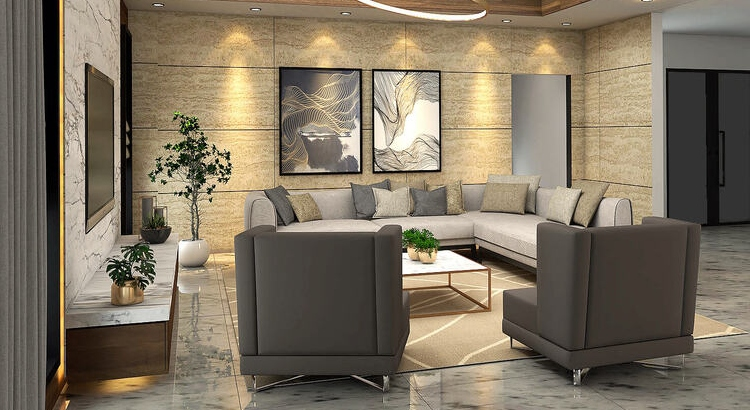
#> input picture data/interiers/inter_2.jpg, 750 x 410 px, found by its file name
$ python main.py
#> lines starting #> are read from the running program, lines starting #| are printed output that depends on the picture; long printed decimals are rounded
### app/utils/primary_color_extractor.py
import cv2
import numpy as np
import matplotlib.pyplot as plt


def extract_colors(image_name, num_colors, image_path='data/interiors/'):
    # Load the image
#> called with image_name = 'inter_2.jpg', num_colors = 4, image_path = 'data/interiors/'
    image = cv2.imread(image_path + image_name)
#> image is the input picture: shape (410, 750, 3); mean B, G, R 98.1, 116.3, 127.6
    # Convert the image to the LAB color space
    image = cv2.cvtColor(image, cv2.COLOR_BGR2LAB)
#> image: shape (410, 750, 3); mean of channels 0, 1, 2 123.9, 129.4, 139.3
    # Reshape the image to be a list of pixels
    pixels = image.reshape(-1, 3)
    # Convert the pixels to floating point values
    pixels = np.float32(pixels)
    # Apply K-Means clustering to identify the dominant colors
    criteria = (cv2.TERM_CRITERIA_EPS + cv2.TERM_CRITERIA_MAX_ITER, 200, .1)
    flags = cv2.KMEANS_RANDOM_CENTERS
    _, labels, palette = cv2.kmeans(pixels, num_colors, None, criteria, 10, flags)
#> palette = [[106.7, 129.4, 137.6], [202.5, 129.5, 146.4], [49.95, 129.1, 132.5], [156.8, 129.7, 142.8]]
    # Convert the palette values back to 8-bit integers
    palette = np.uint8(palette)
#> palette = [[106, 129, 137], [202, 129, 146], [49, 129, 132], [156, 129, 142]]
    # Convert the palette values back to the BGR color space
    bgr_palette = []
    for color in palette:
        lab_image = np.uint8([[color]])
        bgr_image = cv2.cvtColor(lab_image, cv2.COLOR_LAB2BGR)
        bgr_palette.append(bgr_image[0][0])
#> this loop made 4 passes
#> (lab_image, bgr_image) on passes 1 to 4: ([[106, 129, 137]], [[83, 97, 106]]), ([[202, 129, 146]], [[163, 194, 211]]), ([[49, 129, 132]], [[41, 46, 50]]), ([[156, 129, 142]], [[123, 146, 159]])
#> after the loop, bgr_palette = [[83, 97, 106], [163, 194, 211], [41, 46, 50], [123, 146, 159]]
    bgr_palette = np.array(bgr_palette)
    # Calculate the percentage of each color
    color_counts = np.unique(labels, return_counts=True)[1]
#> color_counts = [81681, 64633, 84170, 77016]
    color_percentages = (color_counts / pixels.shape[0]) * 100
#> color_percentages = [26.56, 21.02, 27.37, 25.05]
    return bgr_palette, color_percentages


def create_pie_chart(colors, percentages, filename):
    fig, ax = plt.subplots()
    ax.pie(percentages, colors=colors / 255.0)
    plt.savefig(filename)


# [2 lines that do not run on import are left out]

### app/main.py
import sys
from utils.primary_color_extractor import create_pie_chart, extract_colors


if __name__ == "__main__":
    sys.path.append("/home/mjilikbaev/pet_projects/interior_color_analyzer/app")
    colors, percentages = extract_colors('inter_2.jpg', 4)
#> colors has the same summary as bgr_palette in extract_colors; percentages = [26.56, 21.02, 27.37, 25.05]
    print(colors)
#| [[ 83  97 106]
#|  [163 194 211]
#|  [ 41  46  50]
#|  [123 146 159]]
    print(percentages)
#| [26.563 21.019 27.372 25.046]
    create_pie_chart(colors, percentages, 'test_colors2.png')
#> in create_pie_chart, `plt.savefig(filename)`:
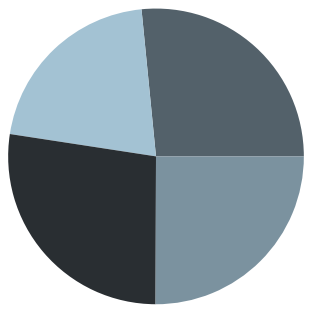
#> figure drawn by matplotlib, 1 panel

$ run again, with data/interiers/inter_3.jpg copied over data/interiers/inter_2.jpg
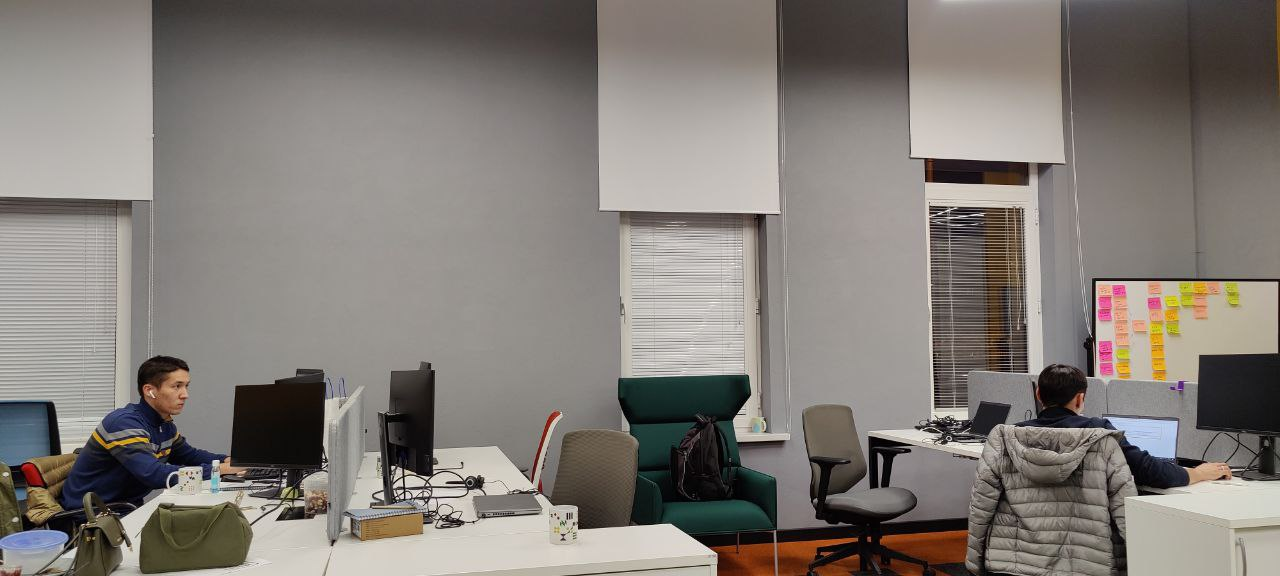
#> input picture data/interiers/inter_3.jpg, 1280 x 576 px, found by its file name
#> in extract_colors, image is the input picture: shape (576, 1280, 3); mean B, G, R 118.9, 124.3, 129.9
#> image: shape (576, 1280, 3); mean of channels 0, 1, 2 131.9, 129.4, 131.7
#> in extract_colors, `_, labels, palette = cv2.kmeans(pixels, num_colors, None, criteria, 10..`: palette = [[80.42, 130.7, 133.6], [195.1, 128.5, 133.1], [146.5, 128.9, 131.2], [21.79, 129.3, 128.3]]
#> in extract_colors, `palette = np.uint8(palette)`: palette = [[80, 130, 133], [195, 128, 133], [146, 128, 131], [21, 129, 128]]
#> the loop in extract_colors, `for color in palette:` made 4 passes
#> (lab_image, bgr_image) on passes 1 to 4: ([[80, 130, 133]], [[66, 72, 80]]), ([[195, 128, 133]], [[179, 188, 193]]), ([[146, 128, 131]], [[132, 137, 140]]), ([[21, 129, 128]], [[24, 23, 25]])
#> after the loop in extract_colors, `for color in palette:`: bgr_palette = [[66, 72, 80], [179, 188, 193], [132, 137, 140], [24, 23, 25]]
#> color_counts = [144382, 160855, 359733, 72310]
#> color_percentages = [19.58, 21.82, 48.79, 9.81]
#> colors has the same summary as bgr_palette in extract_colors
#| [[ 66  72  80]
#|  [179 188 193]
#|  [132 137 140]
#|  [ 24  23  25]]
#| [19.583 21.817 48.792  9.808]
#> in create_pie_chart, `plt.savefig(filename)`:
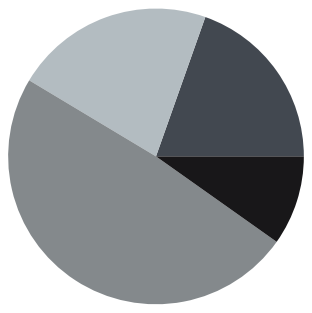
#> figure drawn by matplotlib, 1 panel

$ run again, with data/interiers/inter_5.jpg copied over data/interiers/inter_2.jpg
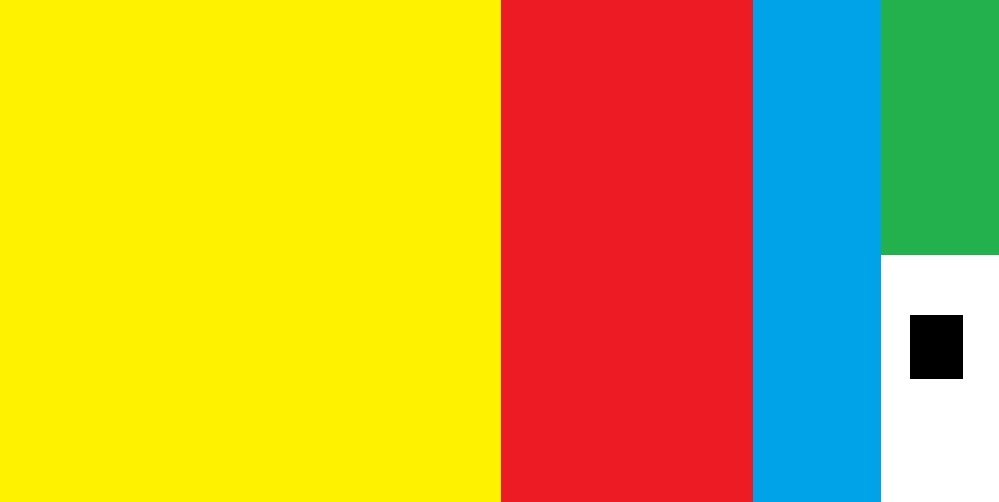
#> input picture data/interiers/inter_5.jpg, 999 x 502 px, found by its file name
#> in extract_colors, image is the input picture: shape (502, 999, 3); mean B, G, R 56.5, 172.8, 202.3
#> image: shape (502, 999, 3); mean of channels 0, 1, 2 195.8, 133.7, 183.7
#> in extract_colors, `_, labels, palette = cv2.kmeans(pixels, num_colors, None, criteria, 10..`: palette = [[125.3, 199.6, 177.6], [239.6, 112.1, 219.9], [254.8, 127.6, 128], [161.6, 102.4, 111.2]]
#> in extract_colors, `palette = np.uint8(palette)`: palette = [[125, 199, 177], [239, 112, 219], [254, 127, 127], [161, 102, 111]]
#> the loop in extract_colors, `for color in palette:` made 4 passes
#> (lab_image, bgr_image) on passes 1 to 4: ([[125, 199, 177]], [[37, 29, 228]]), ([[239, 112, 219]], [[13, 242, 253]]), ([[254, 127, 127]], [[255, 255, 251]]), ([[161, 102, 111]], [[182, 167, 55]])
#> after the loop in extract_colors, `for color in palette:`: bgr_palette = [[37, 29, 228], [13, 242, 253], [255, 255, 251], [182, 167, 55]]
#> color_counts = [129896, 251502, 25754, 94346]
#> color_percentages = [25.9, 50.15, 5.14, 18.81]
#> colors has the same summary as bgr_palette in extract_colors
#| [[ 37  29 228]
#|  [ 13 242 253]
#|  [255 255 251]
#|  [182 167  55]]
#| [25.902 50.150  5.135  18.813]
#> in create_pie_chart, `plt.savefig(filename)`:
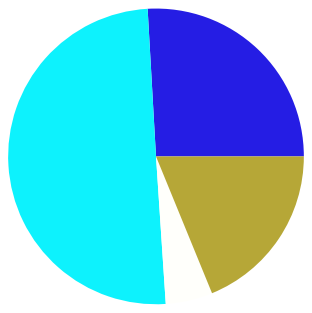
#> figure drawn by matplotlib, 1 panel

$ run again, with data/interiers/inter_6.jpg copied over data/interiers/inter_2.jpg
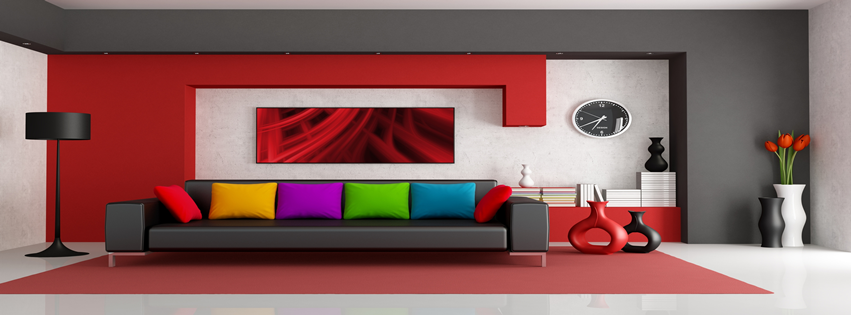
#> input picture data/interiers/inter_6.jpg, 851 x 315 px, found by its file name
#> in extract_colors, image is the input picture: shape (315, 851, 3); mean B, G, R 98.1, 100.4, 137.8
#> image: shape (315, 851, 3); mean of channels 0, 1, 2 120.1, 142.8, 138
#> in extract_colors, `_, labels, palette = cv2.kmeans(pixels, num_colors, None, criteria, 10..`: palette = [[95.51, 128.5, 129.5], [197.6, 130.1, 132.3], [36.15, 138.4, 133.4], [95.75, 174.6, 156]]
#> in extract_colors, `palette = np.uint8(palette)`: palette = [[95, 128, 129], [197, 130, 132], [36, 138, 133], [95, 174, 155]]
#> the loop in extract_colors, `for color in palette:` made 4 passes
#> (lab_image, bgr_image) on passes 1 to 4: ([[95, 128, 129]], [[86, 88, 88]]), ([[197, 130, 132]], [[183, 189, 198]]), ([[36, 138, 133]], [[29, 31, 51]]), ([[95, 174, 155]], [[47, 47, 159]])
#> after the loop in extract_colors, `for color in palette:`: bgr_palette = [[86, 88, 88], [183, 189, 198], [29, 31, 51], [47, 47, 159]]
#> color_counts = [66883, 88605, 41604, 70973]
#> color_percentages = [24.95, 33.05, 15.52, 26.48]
#> colors has the same summary as bgr_palette in extract_colors
#| [[ 86  88  88]
#|  [183 189 198]
#|  [ 29  31  51]
#|  [ 47  47 159]]
#| [24.950 33.054 15.520 26.476]
#> in create_pie_chart, `plt.savefig(filename)`:
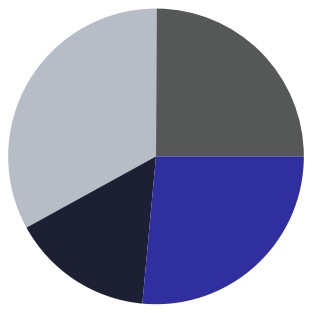
#> figure drawn by matplotlib, 1 panel
